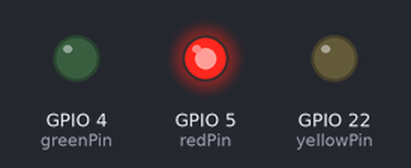
Bench run of a program on a simulated ESP32. Parts: output pins drawn as LEDs (lit = HIGH). What the program prints to the serial monitor is not drawn.

Above: at 2.5 s.
At 7.5 s:
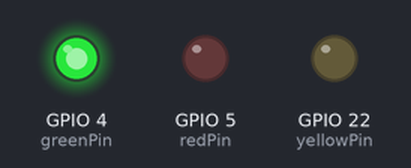
At 11.0 s:
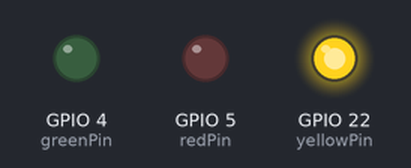
Timing chart, 0 to 15.6 s (numbered marks = the images above):
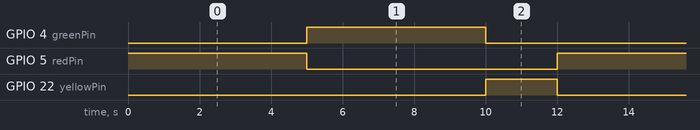

Measured:
- by itself, GPIO 4 (greenPin), GPIO 5 (redPin): alternates HIGH for 5.0 s and LOW for 7.0 s
- by itself, GPIO 22 (yellowPin): alternates HIGH for 2.0 s and LOW for 10.0 s
- by itself, everything shown: repeats every 12.0 s, in 3 steps

The program:

main.cpp
```cpp
#include <Arduino.h>

int redPin = 5; // Chân GPIO 2 (thường nối sẵn LED trên board)
int yellowPin = 22;
int greenPin = 4;

// Thời gian (ms) mỗi đèn sáng
const uint32_t redDuration = 5000;    // 5 giây
const uint32_t yellowDuration = 2000; // 2 giây
const uint32_t greenDuration = 5000;  // 5 giây

// Biến theo dõi trạng thái đèn và thời gian
enum LightState { RED, YELLOW, GREEN }; // Trạng thái của đèn
LightState currentState = RED;         // Trạng thái hiện tại (bắt đầu với đèn đỏ)
ulong lastChangeTime = 0;              // Thời điểm đèn chuyển trạng thái

// Hàm kiểm tra xem đã đủ thời gian để chuyển trạng thái chưa
bool IsReady(ulong& ulTimer, uint32_t duration) {
  ulong t = millis();
  if (t - ulTimer < duration) return false; // Nếu chưa đủ thời gian, trả về false
  ulTimer = t;                              // Cập nhật lại thời gian
  return true;
}

void setup() {
  Serial.begin(115200);

  // Cài đặt các chân LED làm đầu ra
  pinMode(redPin, OUTPUT);
  pinMode(yellowPin, OUTPUT);
  pinMode(greenPin, OUTPUT);

  // Bật đèn đỏ ban đầu
  digitalWrite(redPin, HIGH);
}

void loop() {
  // Kiểm tra thời gian đã đủ để chuyển trạng thái chưa
  switch (currentState) {
    case RED:
      if (IsReady(lastChangeTime, redDuration)) {
        // Chuyển sang đèn xanh
        digitalWrite(redPin, LOW);
        digitalWrite(greenPin, HIGH);
        currentState = GREEN;
        Serial.println("Đèn xanh -> ON");
      }
      break;

    case GREEN:
      if (IsReady(lastChangeTime, greenDuration)) {
        // Chuyển sang đèn vàng
        digitalWrite(greenPin, LOW);
        digitalWrite(yellowPin, HIGH);
        currentState = YELLOW;
        Serial.println("Đèn vàng -> ON");
      }
      break;

    case YELLOW:
      if (IsReady(lastChangeTime, yellowDuration)) {
        // Chuyển sang đèn đỏ
        digitalWrite(yellowPin, LOW);
        digitalWrite(redPin, HIGH);
        currentState = RED;
        Serial.println("Đèn đỏ -> ON");
      }
      break;
  }

  // Debug thời gian
  ulong t = millis();
  Serial.print("Timer: ");
  Serial.println(t);
}
```
